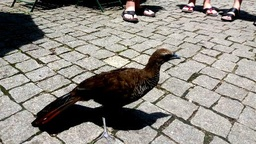
#> input picture imagens/-50 brilho 1.5 contraste.jpeg, 256 x 144 px, shrunk from 516 x 291 before the run; its folder holds only this picture in this run
$ python -i imagem.py   (imports and definitions only)
#> lines starting #> are read from the running program, lines starting #| are printed output that depends on the picture
# -*- coding: utf-8 -*-
"""
Created on Mon Dec 12 17:54:51 2016

@author: marcos
"""

from PIL import Image
import numpy as np
import matplotlib.pyplot as plt
import math
import random
from scipy.fftpack import fftshift, ifftshift, fftn, ifftn
from sklearn.cluster import KMeans
from sklearn.utils import shuffle

#==============================================================================
# Classe Imagem: encapsula objeto Image, do modulo PIL
#   pode ser instanciada com um nome de arquivo ja existente ou com uma tupla
#       contendo 2 inteiros correspondendo as dimensoes (altura x largura) da imagem a ser criada
#==============================================================================

class Imagem(object):

#==============================================================================
#   Construtor e metodos internos essenciais
#==============================================================================
    def __init__(self, entrada):
#> called with entrada = '../imagens/-50 brilho 1.5 contraste.jpeg'
        self.initVars()

        try:
            if type(entrada) is str:
                self.img = Image.open(entrada)
#> self.img is the input picture: PIL image 256x144 RGB; mean R, G, B 141.9, 137.4, 130.4
                self.altura, self.largura = self.img.size
#> self.altura = 256; self.largura = 144
            elif type(entrada) is tuple:
                self.img = Image.new('RGB', entrada)
                self.altura = int(entrada[0])
                self.largura = int(entrada[1])
            else:
                raise Exception('Voce deve especificar um arquivo ou um tamanho para a imagem.')
        except Exception as e:
            raise Exception(e.args)

    # Inicializacao de flags
    def initVars(self):
        self._y = 0
        self._getSet = False

#==============================================================================
# Metodos essenciais de uso externo
#==============================================================================

    # Salvamento de imagem em disco
    # [73 lines left out: functions salva, converte, exibe, copia, arr, arrLin and 1 more, not called in this run]

#==============================================================================
#   Metodos para manipulacao da matriz
#==============================================================================

    # Obtencao de pixel da imagem (aceita notacao [i][j] ou [i,j])
    def __getitem__(self, indices):
        if type(indices) is tuple:
            i, j = indices
            if type(i) is not int or type(j) is not int:
                raise Exception('Os indices devem ser inteiros ou uma tupla de inteiros')
            return self.img.getpixel((i, j))
        elif type(indices) is int:
            if not self._getSet:
                self._getSet = True
                self._y = indices
                return self
            else:
                i = self._y
                self.initVars()
                return self.img.getpixel((i, indices))
        else:
            raise Exception('Os indices devem ser inteiros ou uma tupla de inteiros')

    # Altera ou define pixel da imagem (aceita notacao [i][j] ou [i,j]). Aceita passagem de uma tupla de inteiros rgb
    def __setitem__(self, indices, px):
        if type(px) is tuple:
            if len(px) != 3:
                raise Exception('A tupla deve ter dimensao 3')

            try:
                pix = tuple([min(255, max(int(x),0)) for x in px])
            except:
                raise Exception('Os elementos da tupla devem ser todos inteiros ou float. Problema em (%s,%s,%s)' % px)
        else:
            raise Exception('Os valores RGB devem ser passados em uma tupla')

        if type(indices) is tuple:
            i, j = indices
            if type(i) is not int or type(j) is not int:
                raise Exception('Os indices devem ser inteiros ou uma tupla de inteiros.')

            try:
                self.img.putpixel((i, j), pix)
            except Exception as e:
                raise Exception(e.args)

        elif type(indices) is int:
            if not self._getSet:
                self._getSet = True
                self._y = indices
                return self
            else:
                i = self._y
                self.initVars()
                try:
                    self.img.putpixel((i, indices), pix)
                except Exception as e:
                    raise Exception(e.args)
        else:
            raise Exception('Os indices devem ser inteiros ou uma tupla de inteiros.')

#==============================================================================
#   Metodos para operacoes com imagens e valores numericos
#==============================================================================

    # Soma: Imagem = Imagem + Imagem
    # Se: Imagem = Imagem + valor, chama o metodo addNum
    # [242 lines left out: functions __add__, addNum, __sub__, subNum, __mul__, multNum and 2 more, not called in this run]


#==============================================================================
#   Convolucao generica
#==============================================================================
    # Convolucao por gabarito truncado retorna um array de valores, nao uma imagem
    #  o resultado de uma convolucao pode ser combinado com o de outra (vide Sobel)
    #  sendo assim, os valores devem ser limitados no intervalo [0,255] somente ao termino
    #  da aplicacao dos operadores de convolucao. Para tal, utilizar o metodo getFromArray
    def convolucao(self, mascara):
        altMasc = mascara.shape[0]
        largMasc = mascara.shape[1]

        if altMasc != largMasc:
            raise Exception('A altura e a largura da mascara de convolucao devem ter a mesma dimensao')

        try:
            novosDados = np.empty((self.altura, self.largura, 3))

            if altMasc % 2 != 0: # Mascara de organizacao impar (resultado no centro)
                raio = altMasc // 2
                for y in range(self.altura):
                    for x in range(self.largura):
                        novosDados[y][x] = np.asarray([0,0,0])
                        a = 0
                        for i in range(max(0,y-raio), min(self.altura,y+raio+1)):
                            b = 0
                            for j in range(max(0,x-raio), min(self.largura,x+raio+1)):
                                novosDados[y][x] += np.array(self.img.getpixel((i, j))) * mascara[a][b]
                                b += 1
                            a += 1
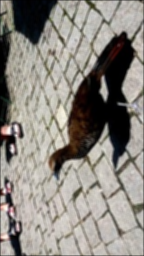
#> novosDados: shape (256, 144, 3) float64; mean R, G, B 140.9, 136.4, 129.5; drawn with min black and max white
            else: # Mascara de organizacao par (resultado no primeiro pixel)
                for y in range(self.altura):
                    for x in range(self.largura):
                        novosDados[y][x] = np.asarray([0,0,0])
                        a = 0
                        for i in range(y, min(self.altura,y+altMasc)):
                            b = 0
                            for j in range(x, min(self.largura, x+altMasc)):
                                novosDados[y][x] += np.array(self.img.getpixel((i, j))) * mascara[a][b]
                                b += 1
                            a += 1

            return novosDados
        except Exception as e:
            raise Exception(e.args)

    # [231 lines left out: functions roberts, prewitt, sobel, laplace, scharr, linhas and 3 more, not called in this run]

    def getFromArray(self, arr):
        try:
            nova = Imagem((arr.shape[0], arr.shape[1]))
#> in __init__ (call 2), `self.img = Image.new('RGB', entrada)`: self.img: PIL image 256x144 RGB; every value is 0
            for y in range(nova.altura):
                for x in range(nova.largura):
                    nova[y][x] = (arr[y][x][0], arr[y][x][1], arr[y][x][2])
#> this loop made 256 passes

            return nova
        except Exception as e:
            raise Exception(e.args)


#==============================================================================
#   Metodos estatisticos
#==============================================================================
    # Retorna o pixel (e posicao do mesmo) mais proximo do branco
    # [381 lines left out: functions maximo, minimo, histogramas, histograma, cdf, equalizacaoHistograma and 12 more, not called in this run]

    def suavizacao(self, metodo = 'media', raio = 1, imagem = None):
        if metodo == 'media':
            a = np.full((raio*2 + 1, raio*2 + 1), 1.0)
            a *= 1/((raio*2 + 1)**2)
            img1 = self.convolucao(a)
            nova = self.getFromArray(img1)

            return nova

        elif metodo == 'gaausiana':
            #gerar mascara
            sigma = 1
            result = np.zeros((raio*2 + 1, raio*2 + 1))

            for x in range(-raio, raio+1):
                for y in range(-raio, raio+1):
                    result[x+raio][y+raio] = Imagem.gaussXY(x, y, sigma)


            result = result / sum(sum(result))

            img1 = self.convolucao(result)
            nova = self.getFromArray(img1)

            return nova
        elif metodo == 'mediana':

            nova = Imagem((self.altura, self.largura))

            for y in range(self.altura):
                for x in range(self.largura):
                    mr = []
                    mg = []
                    mb = []
                    for i in range(max(0,y-raio), min(self.altura,y+raio+1)):
                        for j in range(max(0,x-raio), min(self.largura,x+raio+1)):
                            r, g, b = self.img.getpixel((i, j))
                            mr.append(r)
                            mg.append(g)
                            mb.append(b)

                    nova[y][x] = (int(np.median(mr)), int(np.median(mg)), int(np.median(mb)))
            return nova

        elif metodo == 'conservativa':
            nova = Imagem((self.altura, self.largura))

            for y in range(self.altura):
                for x in range(self.largura):
                    maior = []
                    menor = []
                    for i in range(max(0,y-raio), min(self.altura,y+raio+1)):
                        for j in range(max(0,x-raio), min(self.largura,x+raio+1)):
                            r, g, b = imagem.img.getpixel((i, j))
                            maior.append((r, i, j))
                            menor.append((r, i, j))

                    maior.sort()
                    maior.reverse()
                    menor.sort()
                    r, i, j = maior[0]
                    r, i1, j1 = menor[0]
                    if i == y and j == x:
                        r, i, j = maior[1]
                        nova[y][x] = self.img.getpixel((i, j))
                    elif i1 == y and j1 == x:
                        r, i1, j1 = menor[1]
                        nova[y][x] = self.img.getpixel((i1, j1))
                    else:
                        nova[y][x] = self.img.getpixel((y, x))
            return nova

    # [248 lines left out: functions espaciais, frequencia, limiarizacao, quantizacaoCluster, not called in this run]

>>> result = Imagem('../imagens/-50 brilho 1.5 contraste.jpeg').suavizacao()
